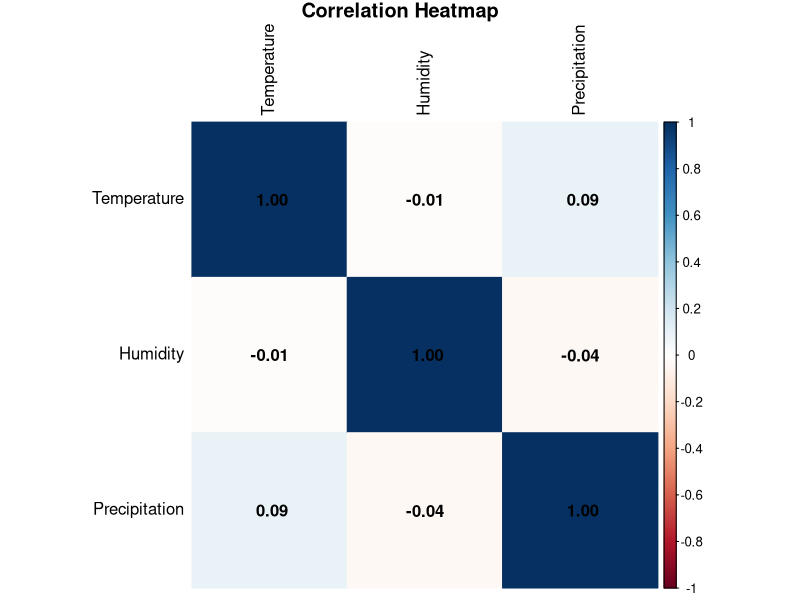
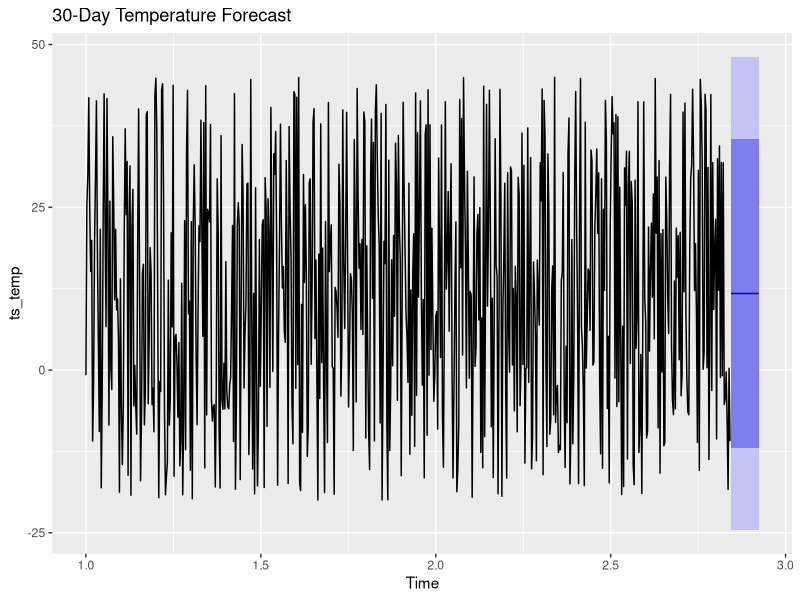
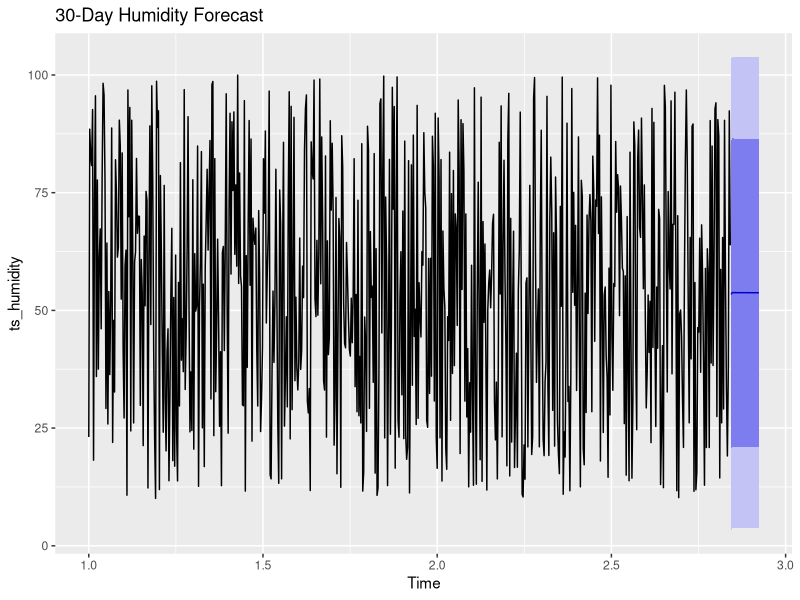
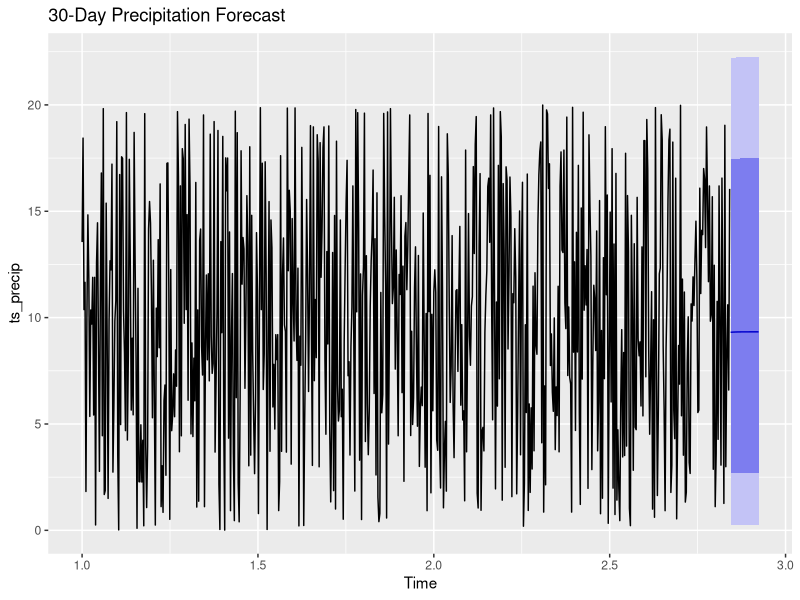
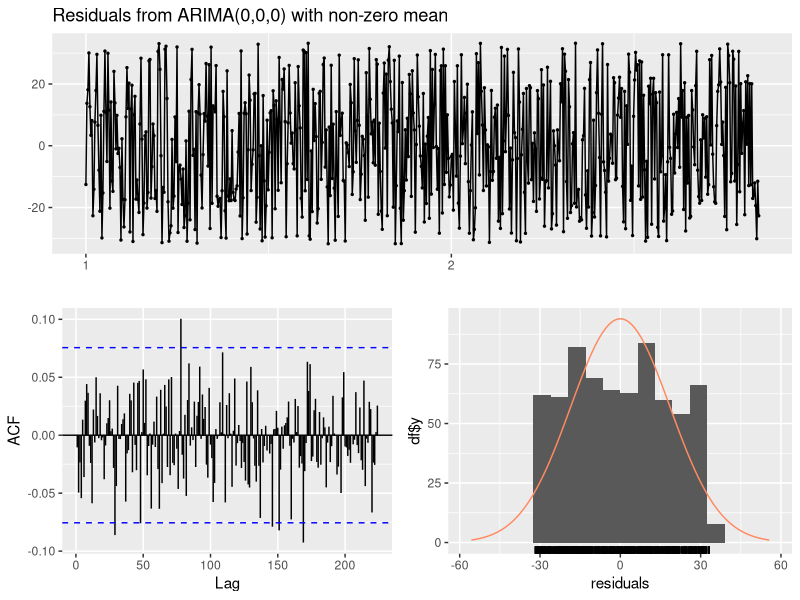
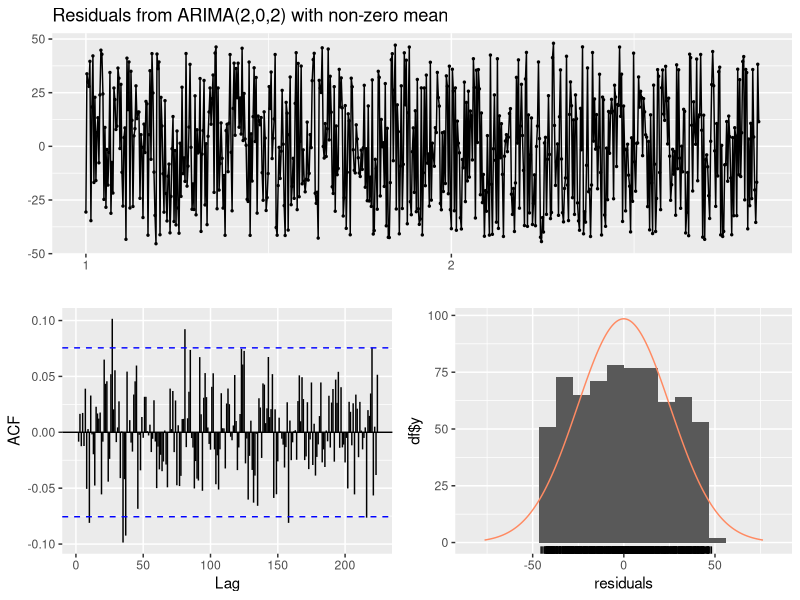
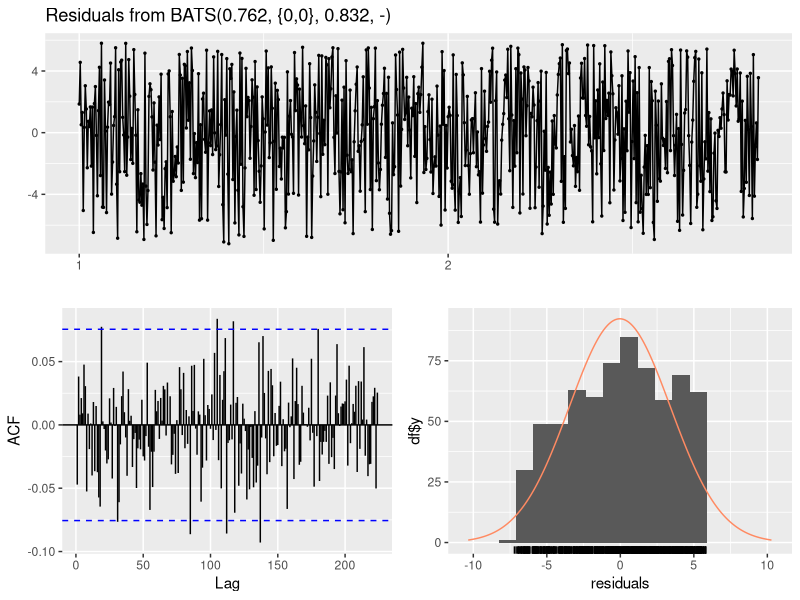
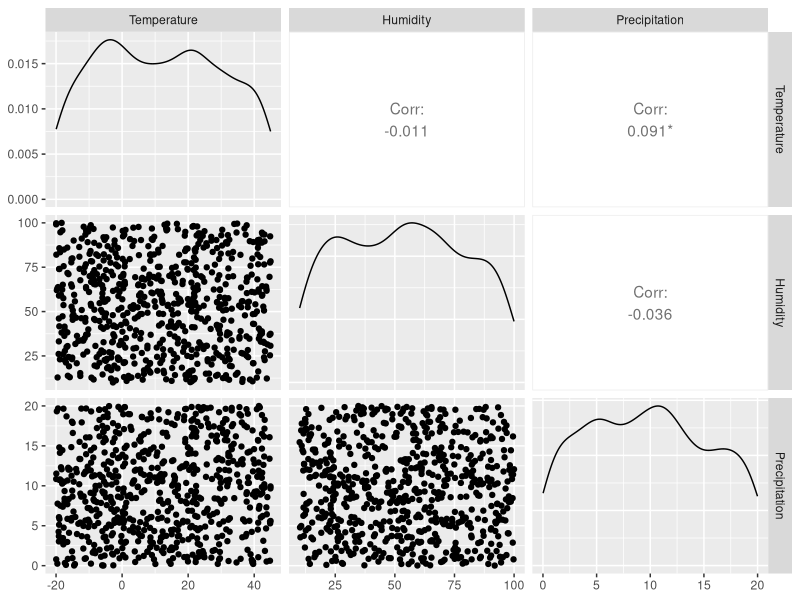

Reproduce these figures in R, in order.
# Libraries
library(readr)
library(lubridate)
library(forecast)
library(ggplot2)
library(GGally)
library(corrplot)
library(dplyr)
library(tidyr)
library(patchwork)

# Load dataset
data <- read_csv("weather_forecasting_large.csv")

# Clean and prepare data
data$Date <- ymd(data$Date)
names(data)[names(data) == "Temperature (°C)"] <- "Temperature"
names(data)[names(data) == "Humidity (%)"] <- "Humidity"
names(data)[names(data) == "Precipitation (mm)"] <- "Precipitation"

# Filter for Chicago and prepare data
chicago <- subset(data, Location == "Chicago")
chicago_daily <- chicago %>%
  group_by(Date) %>%
  summarize(across(c(Temperature, Humidity, Precipitation), mean, na.rm = TRUE)) %>%
  arrange(Date)

# Time Series Plots
p1 <- ggplot(chicago_daily, aes(x = Date, y = Temperature)) + geom_line() + ggtitle("Temperature Over Time")
p2 <- ggplot(chicago_daily, aes(x = Date, y = Humidity)) + geom_line() + ggtitle("Humidity Over Time")
p3 <- ggplot(chicago_daily, aes(x = Date, y = Precipitation)) + geom_line() + ggtitle("Precipitation Over Time")

# Monthly Trends
chicago_daily$Month <- month(chicago_daily$Date, label = TRUE)
monthly_avg <- chicago_daily %>%
  group_by(Month) %>%
  summarize(across(c(Temperature, Humidity, Precipitation), mean))

p4 <- ggplot(monthly_avg, aes(x = Month, y = Temperature)) + geom_bar(stat = "identity") + ggtitle("Monthly Avg Temperature")
p5 <- ggplot(monthly_avg, aes(x = Month, y = Humidity)) + geom_bar(stat = "identity") + ggtitle("Monthly Avg Humidity")
p6 <- ggplot(monthly_avg, aes(x = Month, y = Precipitation)) + geom_bar(stat = "identity") + ggtitle("Monthly Avg Precipitation")

# Distribution Plots
p7 <- ggplot(chicago_daily, aes(x = Temperature)) + geom_histogram(bins = 30, fill = "steelblue") + ggtitle("Temperature Distribution")
p8 <- ggplot(chicago_daily, aes(x = Humidity)) + geom_histogram(bins = 30, fill = "darkgreen") + ggtitle("Humidity Distribution")
p9 <- ggplot(chicago_daily, aes(x = Precipitation)) + geom_histogram(bins = 30, fill = "purple") + ggtitle("Precipitation Distribution")

# Temperature Boxplot
p10 <- ggplot(chicago_daily, aes(x = Month, y = Temperature)) +
  geom_boxplot(fill = "skyblue") +
  labs(title = "Temperature by Month in Chicago", x = "Month", y = "Temperature (°C)") +
  theme_minimal()

# Humidity Boxplot
p11 <- ggplot(chicago_daily, aes(x = Month, y = Humidity)) +
  geom_boxplot(fill = "lightgreen") +
  labs(title = "Humidity by Month in Chicago", x = "Month", y = "Humidity (%)") +
  theme_minimal()

# Precipitation Boxplot
p12 <- ggplot(chicago_daily, aes(x = Month, y = Precipitation)) +
  geom_boxplot(fill = "lightcoral") +
  labs(title = "Precipitation by Month in Chicago", x = "Month", y = "Precipitation (mm)") +
  theme_minimal()

# Correlation Heatmap
corr_matrix <- cor(chicago_daily %>% select(Temperature, Humidity, Precipitation), use = "complete.obs")
corrplot(corr_matrix, method = "color", addCoef.col = "black", tl.col = "black", title = "Correlation Heatmap", mar = c(0,0,1,0))

# Forecast Plots
ts_temp <- ts(chicago_daily$Temperature, frequency = 365)
ts_humidity <- ts(chicago_daily$Humidity, frequency = 365)
ts_precip <- ts(chicago_daily$Precipitation, frequency = 365)

fc_temp <- forecast(auto.arima(ts_temp), h = 30)
fc_humidity <- forecast(auto.arima(ts_humidity), h = 30)
fc_precip <- forecast(tbats(ts_precip), h = 30)

autoplot(fc_temp) + ggtitle("30-Day Temperature Forecast")
autoplot(fc_humidity) + ggtitle("30-Day Humidity Forecast")
autoplot(fc_precip) + ggtitle("30-Day Precipitation Forecast")

# Residual Diagnostics
checkresiduals(fc_temp)
checkresiduals(fc_humidity)
checkresiduals(fc_precip)

# Pairplot for Relationships
ggpairs(chicago_daily %>% select(Temperature, Humidity, Precipitation))

# You can also combine plots using patchwork
(p1 / p2 / p3)
(p4 / p5 / p6)
(p7 / p8 / p9)
(p10 / p11 / p12)